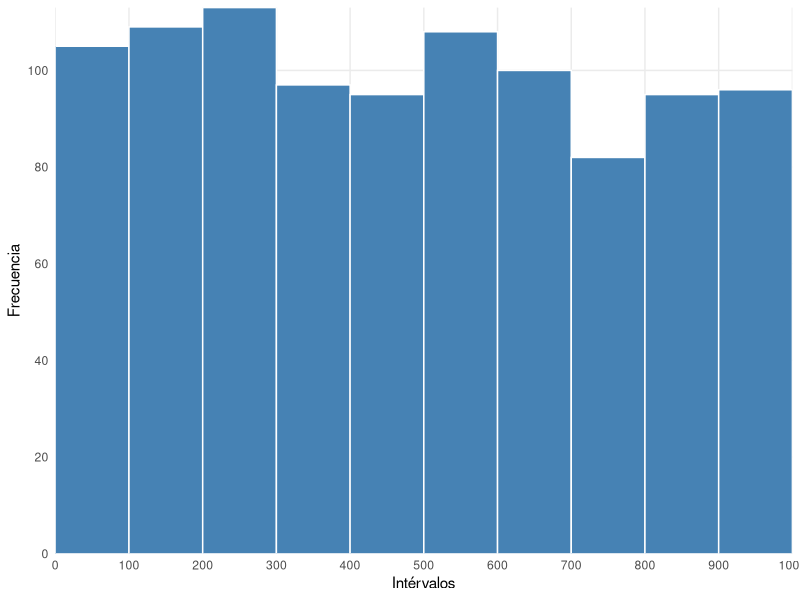
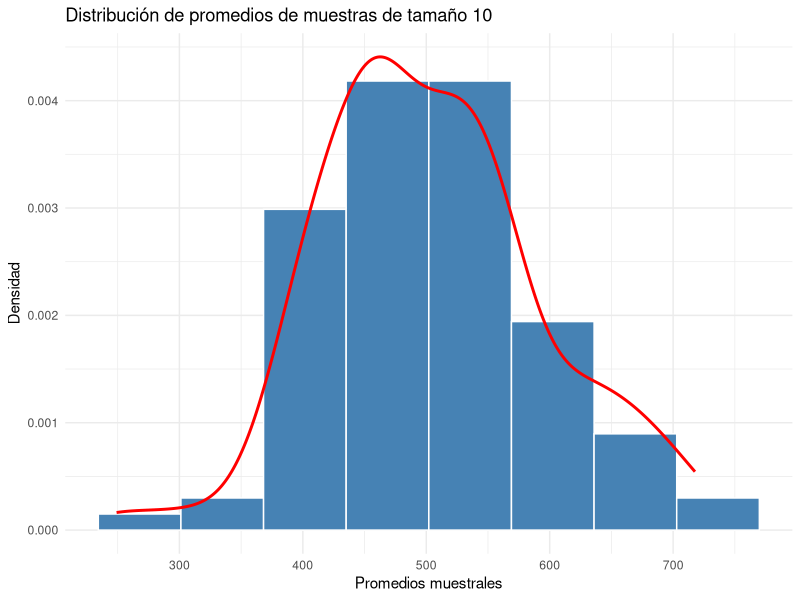
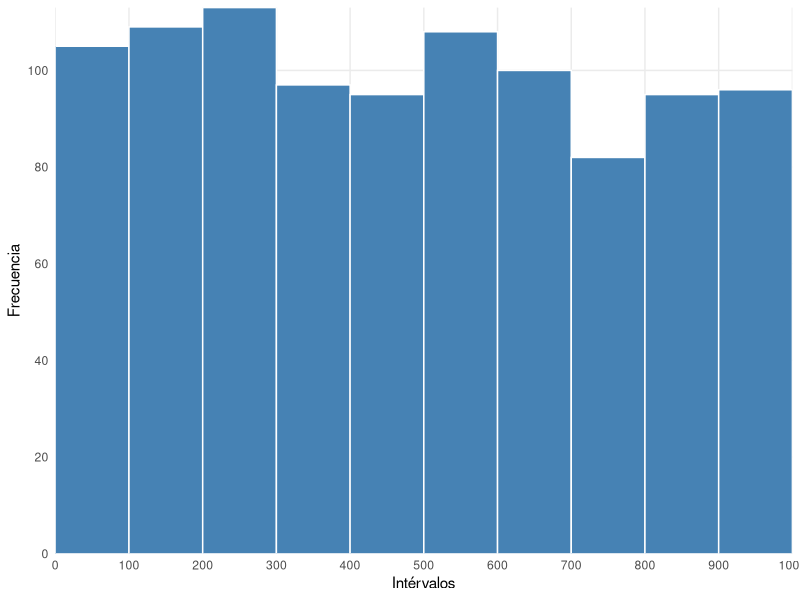
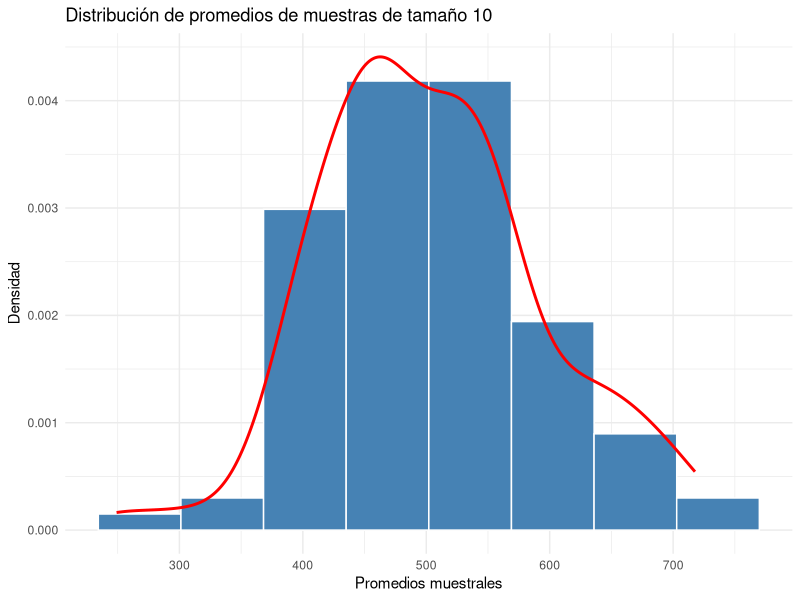

Generate these figures, in order, with R:
#Instalación de las libreriás requeridas
library(ggplot2)
library(dplyr)
library(GGally)
library(xtable)
library(knitr)
library(forcats)
library(tidyr)
library(modeest)
library(kableExtra)

poblacion <- sample(0:1000, 1000, replace = TRUE)

library(readr)
info <- read_csv("datos.csv", col_types = cols(.default = col_integer()))
datos <- as.numeric(unlist(info))

prom <- mean(datos)

muestra1 <- sample(datos, size = 10, replace = FALSE)

muestra2 <- sample(datos, size = 10, replace = FALSE)
muestra3 <- sample(datos, size = 10, replace = FALSE)
muestra4 <- sample(datos, size = 10, replace = FALSE)
muestra5 <- sample(datos, size = 10, replace = FALSE)

prom1 <- mean(muestra1)
prom2 <- mean(muestra2)
prom3 <- mean(muestra3)
prom4 <- mean(muestra4)
prom5 <- mean(muestra5)

med <- median(datos)
mod <- mfv(datos)

ancho <- (max(datos) - min(datos))/10

cortes <- seq(min(datos), max(datos), by = ancho)
etiquetas <- character(length(cortes)-1)
etiquetas[1] <- paste0("[", round(cortes[1], 2), ", ", round(cortes[2], 2), "]")
if(length(cortes) > 2) {
  for(i in 2:(length(cortes)-1)) {
    etiquetas[i] <- paste0("(", round(cortes[i], 2), ", ", round(cortes[i+1], 2), "]")
  }
}
intervalos <- cut(datos, breaks = cortes, labels = etiquetas, include.lowest = TRUE, right = TRUE)

frec_abs <- table(intervalos)
frec_rel <- prop.table(frec_abs)
frec_abs_acum <- cumsum(frec_abs)
frec_rel_acum <- cumsum(frec_rel)

tabla_frecuencias_commercial <- data.frame(
  Intervalo = levels(intervalos),
  "F Absoluta" = as.numeric(frec_abs),
  "F Relativa" = round(as.numeric(frec_rel), 2),
  "F Abs Acum" = as.numeric(frec_abs_acum),
  "F Rel Acum" = round(as.numeric(frec_rel_acum), 2)
)

cortes <- seq(0, 1000, by = 100)
histograma <- ggplot(data.frame(datos = datos), aes(x = datos)) +
  geom_histogram(breaks = cortes, fill = "steelblue", color = "white", boundary = 0) +
  labs(x = "Intérvalos", y = "Frecuencia") +
  scale_x_continuous(limits = c(0, 1000), breaks = seq(0, 1000, by = 100), expand = c(0, 0)) +
  scale_y_continuous(limits = c(0, NA) ,breaks = seq(0, 140, by = 20), expand = c(0, 0)) +
  theme_minimal() +
  theme(panel.grid.minor = element_blank())

ggsave( filename = "figura1.png", plot = histograma,
        width = 6, height = 4, dpi = 150
)


histograma

info

tabla_frecuencias_commercial


set.seed(123) # Para reproducibilidad
medias_muestrales <- replicate(100, mean(sample(datos, size = 10, replace = FALSE)))

# Crear tabla de frecuencias
cortes_medias <- seq(300, 700, by = 50)
intervalos_medias <- cut(medias_muestrales, breaks = cortes_medias, include.lowest = TRUE)
frec_abs_medias <- table(intervalos_medias)

tabla_frec_medias <- data.frame(
  Intervalo = names(frec_abs_medias),
  Frecuencia = as.numeric(frec_abs_medias),
  Frecuencia_Relativa = round(as.numeric(prop.table(frec_abs_medias)), 2)
  
)

tabla_frec_medias


hist_medias <- ggplot(data.frame(medias = medias_muestrales), aes(x = medias)) +
  geom_histogram(aes(y = ..density..), bins = 8, fill = "steelblue", color = "white") +
  geom_density(color = "red", linewidth = 1) +
  labs(x = "Promedios muestrales", y = "Densidad", 
       title = "Distribución de promedios de muestras de tamaño 10") +
  theme_minimal()

ggsave("histograma_medias.png", plot = hist_medias, width = 6, height = 4, dpi = 150)
hist_medias



prom_poblacion <- mean(datos)
prom_medias <- mean(medias_muestrales)

comparacion_promedios <- data.frame(
  Población = prom_poblacion,
  Medias_Muestrales = prom_medias,
  Diferencia = prom_poblacion - prom_medias
)
